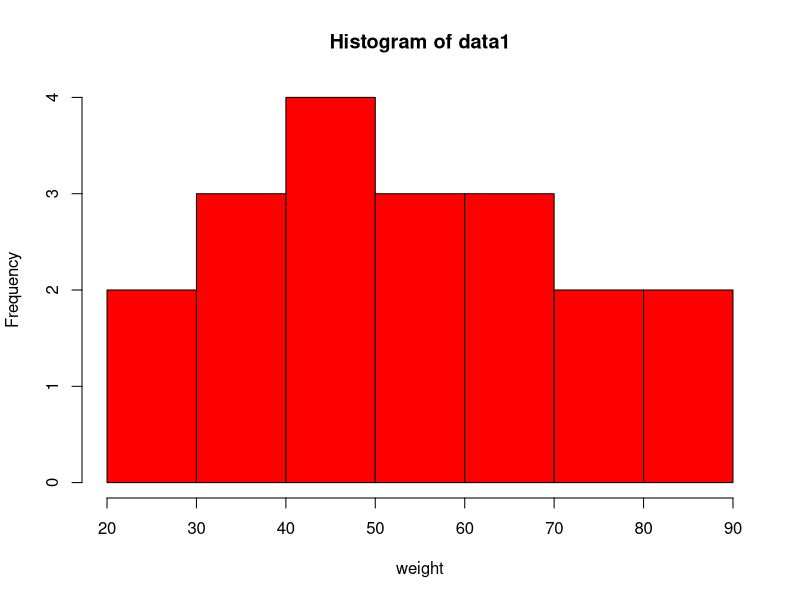
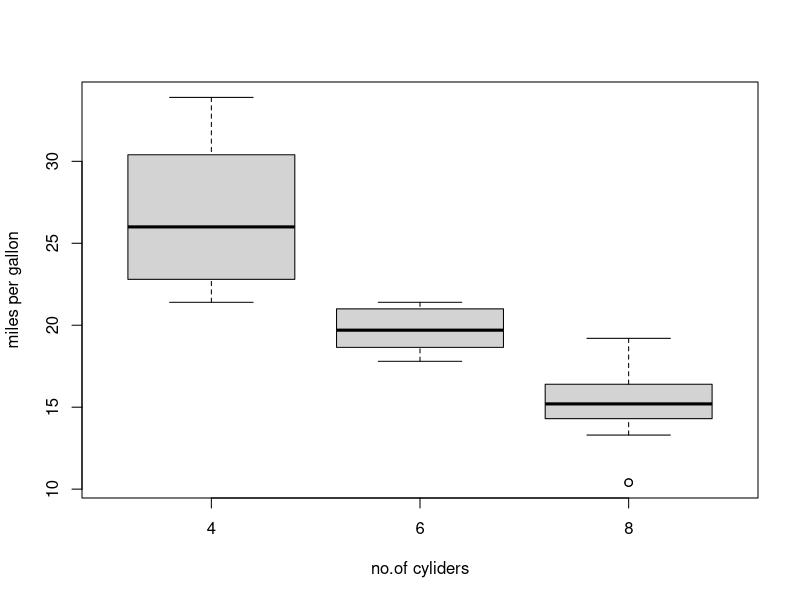
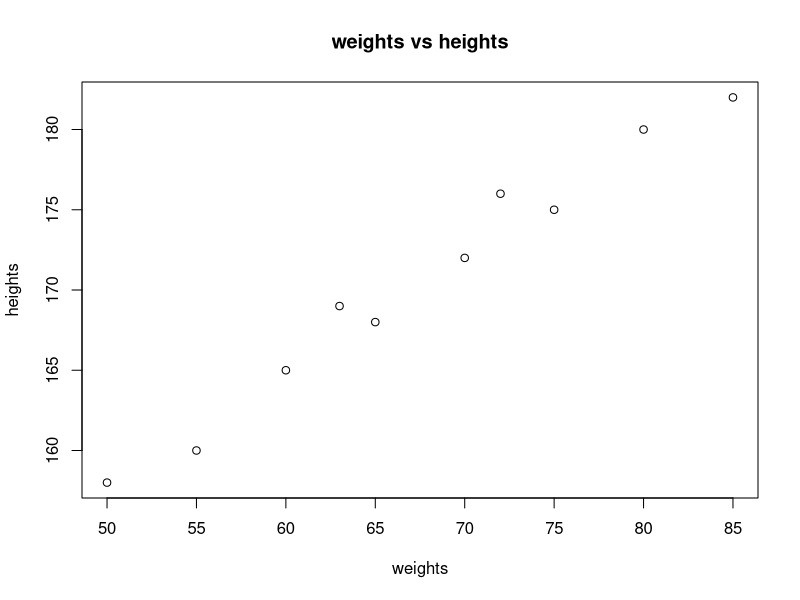

The R script that drew these images, in order:
#mean
vec <-c(33,5,99,10,33,14,15,4,6)
m <- mean(vec)
m
#median
med <- median(vec,na.rm=TRUE)
med
#mode
getmode <- function(v)
{
  y <- table(v)
  m1 <- names(y)[which.max(y)]
  return(m1)
}
getmode(vec)
#range
data <- c(2,8,NA,4,6,1)
r <- range(data,na.rm=TRUE)
print(r[2]-r[1])
#inter quartile range
IQR(vec)
#histogram
data1 <- c(23,45,56,67,34,45,56,67,78,89,45,34,56,67,45,34,23,78,89)
hist(data1,xlab="weight",col="red")
#box plot
boxplot(mpg~cyl,data=mtcars,xlab="no.of cyliders",ylab="miles per gallon")
#scatter plot
heights <- c(165,172,158,180,175,160,168,182,169,176)
weights <- c(60,70,50,80,75,55,65,85,63,72)
plot(weights,heights,xlab="weights",ylab="heights",main="weights vs heights")
